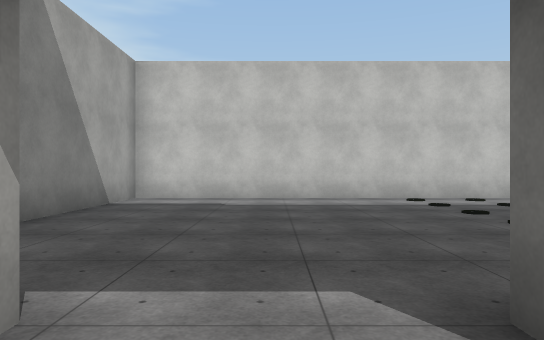
view 1 (above)

17 first-person views from a walk through a scene from a Unity 3-D project. The camera is 1.4 m above the floor, looks level and sees 70° across. The floor is counted in squares, 2 m on a side. Each view is taken from the middle of a square. On the plan, view 1 faces up. The plan holds only what a view shows up to about 11 squares ahead; the rest is blank. The place goes on beyond the plan. The player character is not drawn. Some animated figures are left out. Door leaves are left out, so doorways stand open. Some surface patterns are stand-ins.

view 2
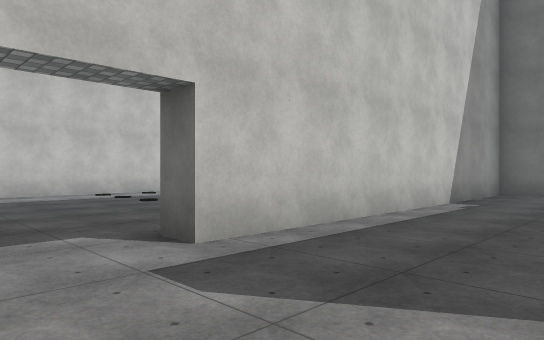

view 3
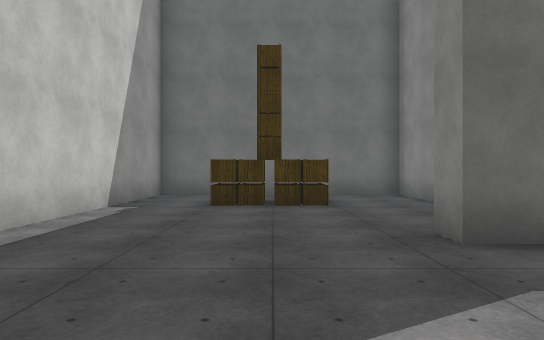

view 4
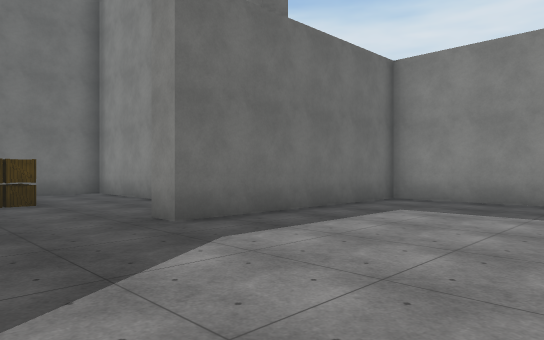

view 5
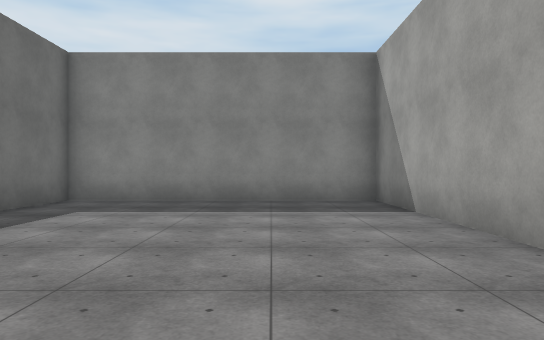

view 6
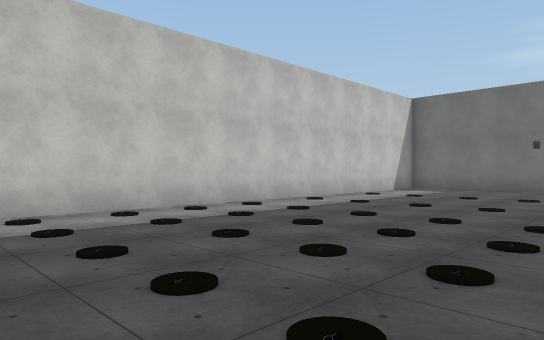

view 7
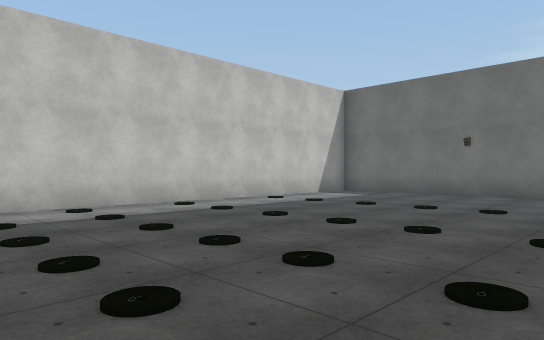

view 8
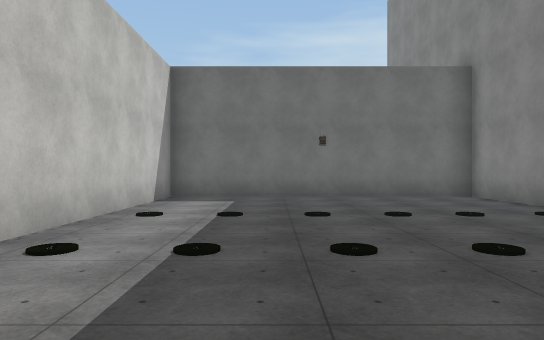

view 9
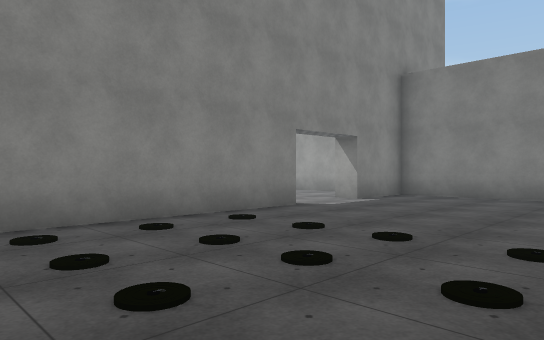

view 10
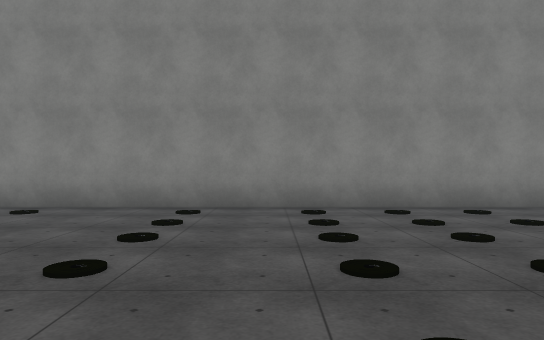

view 11
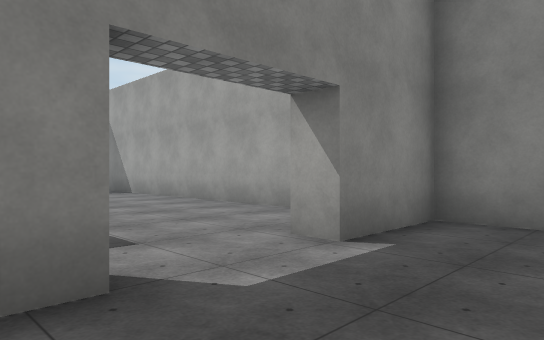

view 12
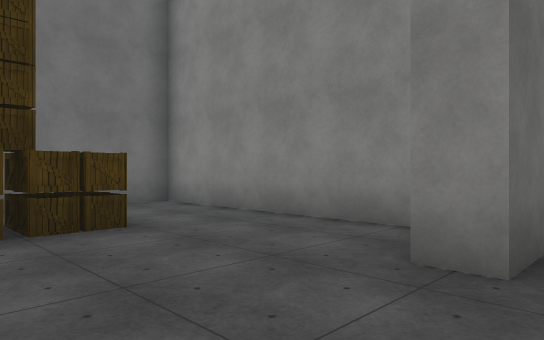

view 13
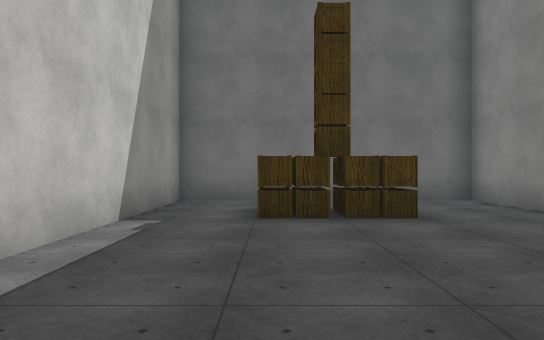

view 14
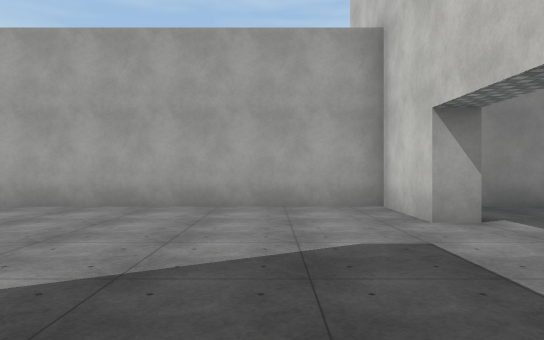

view 15
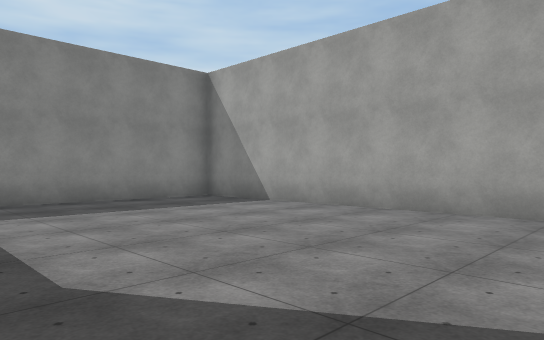

view 16
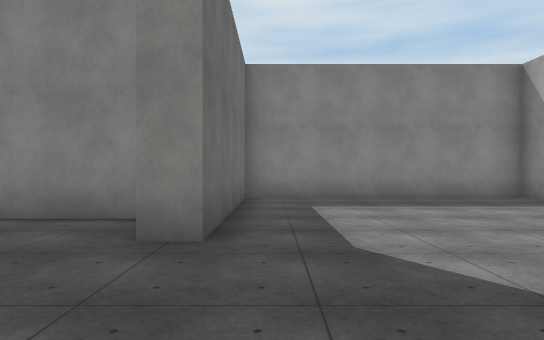

view 17
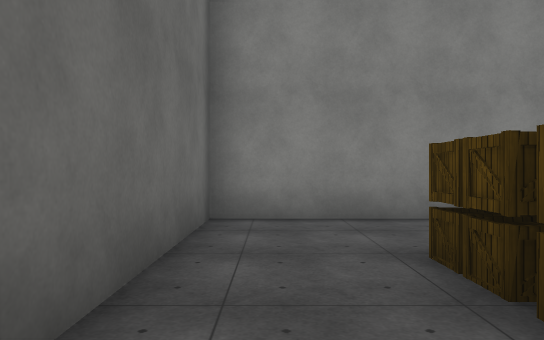

### Floor plan
Ten units are one square. View 1 is at (0, 0); x grows to the right and y downward. Boxes are objects, and circles mark ways between rooms. Rooms are numbered by the first view taken in them; rooms with no view inside come last. Other rooms are left out.
<svg viewBox="-39 -102 205 206">
<path fill="none" stroke="#000" d="M49 56 109 56 109 -11 11 -11M-12 -11 -34 -11 -34 99 37 99 37 38 44 38M11 -11 11 -18 161 -18 161 -97 -34 -97 -34 -18 -12 -18 -12 -11"/>
<rect x="75" y="25" width="10" height="10" fill="#bbb"><title>crate</title></rect>
<rect x="75" y="15" width="10" height="10" fill="#bbb"><title>crate</title></rect>
<rect x="75" y="5" width="10" height="10" fill="#bbb"><title>crate</title></rect>
<rect x="25" y="-35" width="10" height="10" fill="#bbb"><title>other object</title></rect>
<rect x="25" y="-45" width="10" height="10" fill="#bbb"><title>other object</title></rect>
<rect x="25" y="-55" width="10" height="10" fill="#bbb"><title>other object</title></rect>
<rect x="25" y="-65" width="10" height="10" fill="#bbb"><title>other object</title></rect>
<rect x="25" y="-85" width="10" height="10" fill="#bbb"><title>other object</title></rect>
<rect x="25" y="-95" width="10" height="10" fill="#bbb"><title>other object</title></rect>
<rect x="45" y="-35" width="10" height="10" fill="#bbb"><title>other object</title></rect>
<rect x="45" y="-45" width="10" height="10" fill="#bbb"><title>other object</title></rect>
<rect x="45" y="-55" width="10" height="10" fill="#bbb"><title>other object</title></rect>
<rect x="45" y="-65" width="10" height="10" fill="#bbb"><title>other object</title></rect>
<rect x="45" y="-85" width="10" height="10" fill="#bbb"><title>other object</title></rect>
<rect x="45" y="-95" width="10" height="10" fill="#bbb"><title>other object</title></rect>
<rect x="55" y="-35" width="10" height="10" fill="#bbb"><title>other object</title></rect>
<rect x="55" y="-45" width="10" height="10" fill="#bbb"><title>other object</title></rect>
<rect x="55" y="-55" width="10" height="10" fill="#bbb"><title>other object</title></rect>
<rect x="55" y="-65" width="10" height="10" fill="#bbb"><title>other object</title></rect>
<rect x="55" y="-85" width="10" height="10" fill="#bbb"><title>other object</title></rect>
<rect x="55" y="-95" width="10" height="10" fill="#bbb"><title>other object</title></rect>
<rect x="65" y="-35" width="10" height="10" fill="#bbb"><title>other object</title></rect>
<rect x="65" y="-45" width="10" height="10" fill="#bbb"><title>other object</title></rect>
<rect x="65" y="-55" width="10" height="10" fill="#bbb"><title>other object</title></rect>
<rect x="65" y="-65" width="10" height="10" fill="#bbb"><title>other object</title></rect>
<rect x="65" y="-85" width="10" height="10" fill="#bbb"><title>other object</title></rect>
<rect x="65" y="-95" width="10" height="10" fill="#bbb"><title>other object</title></rect>
<rect x="85" y="-35" width="10" height="10" fill="#bbb"><title>other object</title></rect>
<rect x="85" y="-45" width="10" height="10" fill="#bbb"><title>other object</title></rect>
<rect x="85" y="-55" width="10" height="10" fill="#bbb"><title>other object</title></rect>
<rect x="85" y="-65" width="10" height="10" fill="#bbb"><title>other object</title></rect>
<rect x="85" y="-85" width="10" height="10" fill="#bbb"><title>other object</title></rect>
<rect x="85" y="-95" width="10" height="10" fill="#bbb"><title>other object</title></rect>
<rect x="115" y="-35" width="10" height="10" fill="#bbb"><title>other object</title></rect>
<rect x="115" y="-45" width="10" height="10" fill="#bbb"><title>other object</title></rect>
<rect x="115" y="-55" width="10" height="10" fill="#bbb"><title>other object</title></rect>
<rect x="115" y="-65" width="10" height="10" fill="#bbb"><title>other object</title></rect>
<rect x="115" y="-85" width="10" height="10" fill="#bbb"><title>other object</title></rect>
<rect x="115" y="-95" width="10" height="10" fill="#bbb"><title>other object</title></rect>
<circle cx="0" cy="-10" r="3" fill="#2a7"/>
<text x="30" y="40">1</text>
<text x="60" y="-60">2</text>
</svg>
Room 1 opens to room 2.

Where each view was taken, in squares from view 1:
view 1: 0 up, 0 right, facing up
view 2: 2 down, 1 left, facing up-right
view 3: 2 down, 0 right, facing right
view 4: 1 down, 1 left, facing down-right
view 5: 1 down, 1 left, facing down
view 6: 3 up, 2 right, facing up-right
view 7: 2 up, 5 right, facing up-right
view 8: 7 up, 6 right, facing right
view 9: 7 up, 7 right, facing down-left
view 10: 9 up, 8 right, facing down
view 11: 4 up, 2 right, facing down-left
view 12: 1 down, 3 right, facing down-right
view 13: 1 down, 2 right, facing right
view 14: 1 down, 4 right, facing left
view 15: 1 down, 3 right, facing down-left
view 16: 0 up, 3 right, facing down
view 17: 0 up, 10 right, facing down
